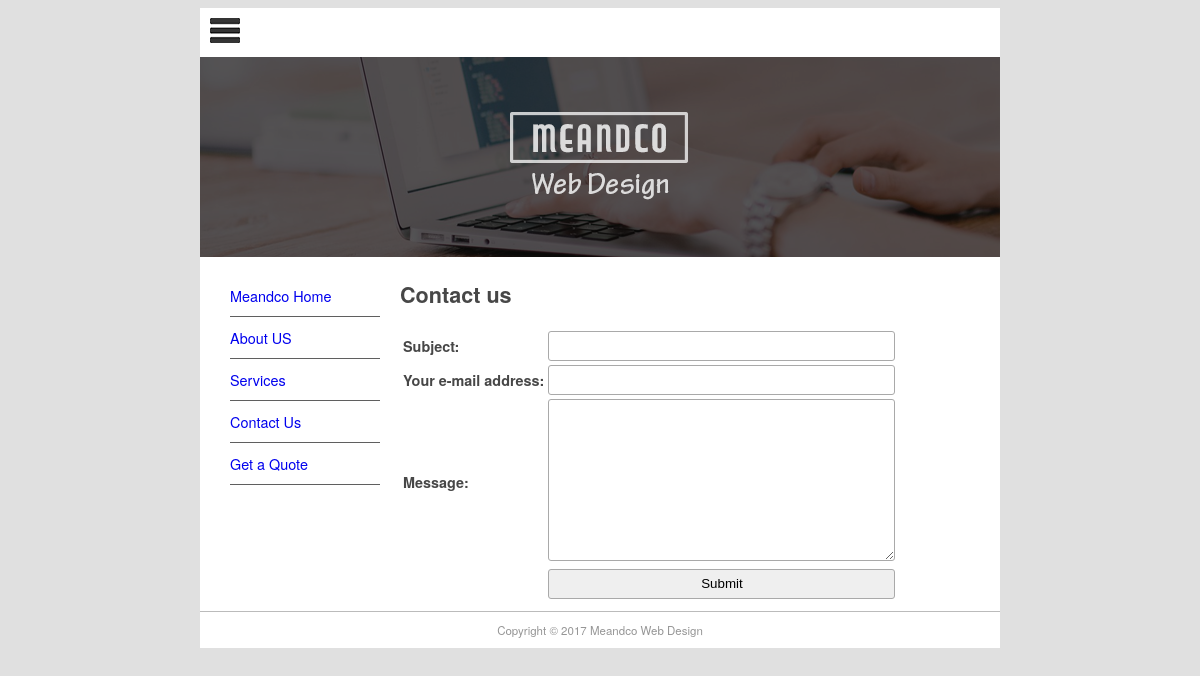
The app's page /contact with its own data.
### pages/models.py (models this page shows, shortened)
class Page(models.Model):
    title = models.CharField(max_length=60)
    permalink = models.CharField(max_length=12, unique=True)
    update_date = models.DateTimeField('Last Updated')
    bodytext = models.TextField('Page Content', blank=True)

### pages/views.py (the view)
# urls.py: url(r'^contact$', views.contact, name='contact'),
def contact(request):
    submitted = False
    if request.method == 'POST':
        form = ContactForm(request.POST)
        if form.is_valid():
            cd = form.cleaned_data
            con = get_connection('django.core.mail.backends.console.EmailBackend')
            send_mail(
                cd['subject'],
                cd['message'],
                cd.get('email', 'noreply@example.com'),
                ['siteowner@example.com'],
                connection=con
            )
            return HttpResponseRedirect('/contact?submitted=True')
    else:
        form = ContactForm()
        if 'submitted' in request.GET:
            submitted = True
    return render(request, 'pages/contact.html', {'form': form, 'page_list': Page.objects.all(), 'submitted': submitted})

### pages/forms.py
class ContactForm(forms.Form):
    subject = forms.CharField(max_length=100)
    email = forms.EmailField(required=False,label='Your e-mail address')
    message = forms.CharField(widget=forms.Textarea)

### pages/templates/pages/contact.html (shortened to what this page needs)
{% extends "pages/page.html" %}
{% block content %}
<h1>Contact us</h1>
{% if submitted %}
    <p class="success">
        Your message was submitted successfully. Thank you.
    </p>
{% else %}
    <form action="" method="post" novalidate>
    <table>
        {{ form.as_table }}
        <tr>
            <td>&nbsp;</td>
            <td><input type="submit" value="Submit"></td>
        </tr>
    </table>
    </form>
{% endif %}
{% endblock content %}

### pages/templates/pages/page.html (shortened to what this page needs)
{% extends "base.html" %}
{% block sidenav %}
    {% for page in page_list %}
    <li>
        <a href="{{ page.permalink }}">{{ page.title }}</a>
    </li>
    {% endfor %}
{% endblock sidenav %}

### mfdw_site/static/main.css (style rules this page uses)
body { background-color: #E0E0E0; font-family: Gotham, "Helvetica Neue", Helvetica, Arial, sans-serif; font-size: 0.9em; text-align: justify; color: #474747; }
#nav li { padding-top: 10px; padding-bottom: 10px; font-size: 1em; list-style-type: none; border-bottom: thin solid #5F5F5F; color: #4C4C4C; left: 0px; list-style-position: inside; margin-left: -10px; }
#nav li a { text-decoration: none; }
input, textarea { width: 100%; padding: 5px!important; -webkit-box-sizing: border-box; -moz-box-sizing: border-box; box-sizing: border-box; border-radius: 3px; border-style: solid; border-width: 1px; border-color: rgb(169,169,169) }
input { height: 30px; }

### records on screen
Page: title "Meandco Home"
Page: title "About US"
Page: title "Services"
